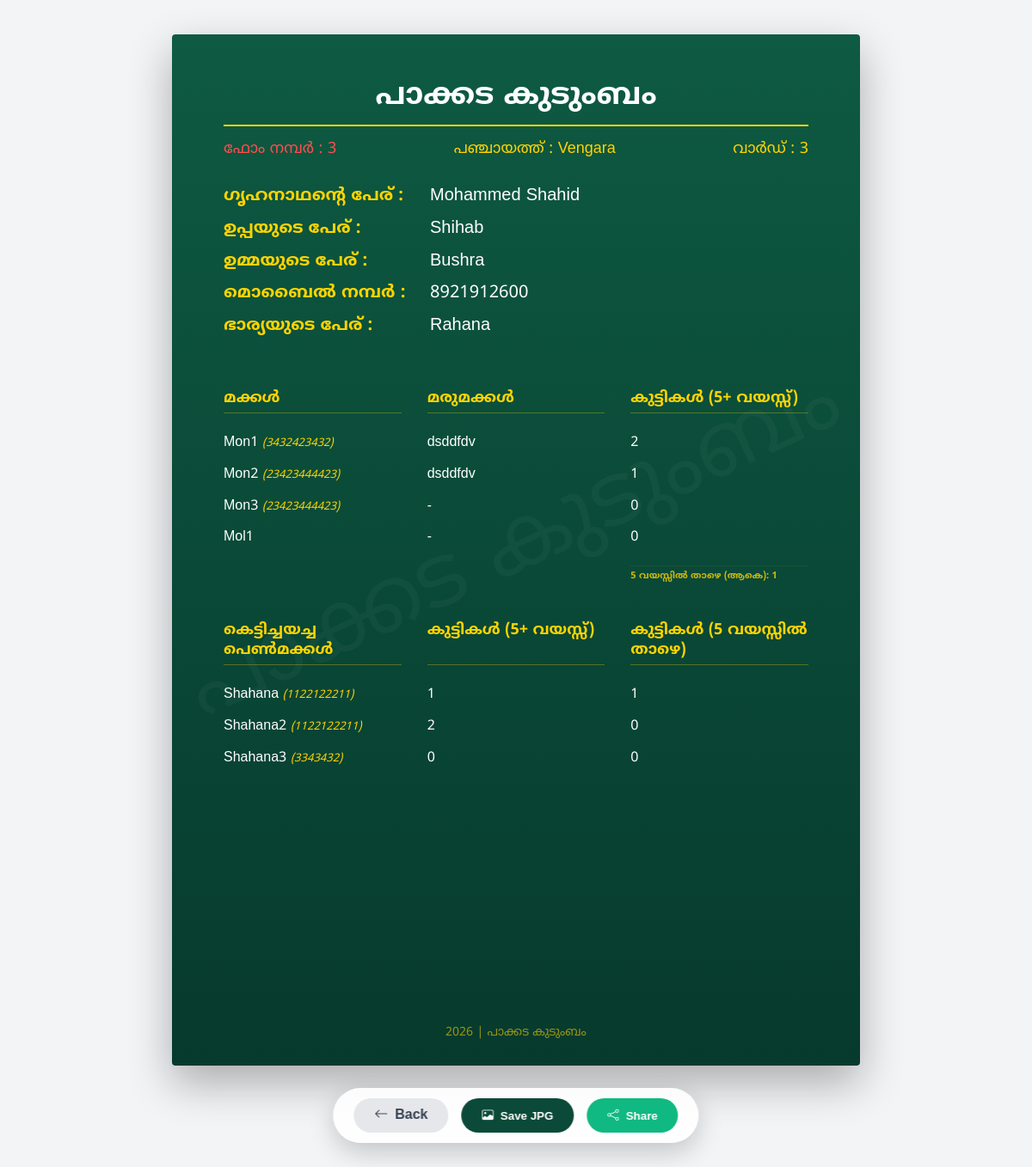
The page /5/poster/preview/ on the database its author committed.
### family/models.py (models this page shows, shortened)
class Family(models.Model):
    created_at = models.DateTimeField(auto_now_add=True)
    family_json = models.JSONField()
    class Meta:
        verbose_name = 'Family'
        verbose_name_plural = 'Families'
        ordering = ['-created_at']

### family/views.py (the view)
# urls.py: path('<int:pk>/poster/preview/', views.PosterPreview.as_view(), name='poster_preview'),
class PosterPreview(DetailView):
    model = Family
    template_name = 'family/poster_preview.html'
    context_object_name = 'family'
    def get_context_data(self, **kwargs):
        context = super().get_context_data(**kwargs)
        data = self.object.family_json
        context['family_name'] = data.get('ഗൃഹനാഥന്റെ പേര്', 'Unknown')
        context['form_no'] = data.get('ഫോം നമ്പർ', '')
        total_makkal_below_5 = 0
        makkal_list = data.get('മക്കളുടെ വിവരം', [])
        for m in makkal_list:
            inner_child_data = m.get('കുട്ടികൾ', {})
            count = inner_child_data.get('5 വയസിനു താഴെ', 0)
            try:
                total_makkal_below_5 += int(count)
            except (ValueError, TypeError):
                pass
        context['total_makkal_below_5'] = total_makkal_below_5
        total_sisters_below_5 = 0
        sisters_list = data.get('സഹോദരിമാരുടെ വിവരങ്ങൾ', [])
        for s in sisters_list:
            inner_child_data = s.get('കുട്ടികൾ', {})
            count = inner_child_data.get('5 വയസിനു താഴെ', 0)
            try:
                total_sisters_below_5 += int(count)
            except (ValueError, TypeError):
                pass
        context['total_sisters_below_5'] = total_sisters_below_5
        return context

### family/templatetags/family_filters.py (called while the page is built)
@register.filter(name='get_value')
def get_value(dictionary, key):
    if not isinstance(dictionary, dict):
        return ''
    return dictionary.get(key, '')

### family/templates/family/poster_preview.html (shortened to what this page needs)
{% load family_filters %}
<!DOCTYPE html>
<html lang="ml">
<head>
    <link href="https://cdn.jsdelivr.net/npm/bootstrap-icons@1.11.3/font/bootstrap-icons.min.css" rel="stylesheet">
</head>
<body>
    <div class="poster" id="poster-element">
        <h1 class="header-title">പാക്കട കുടുംബം</h1>
        <div class="meta-row">
            <div class="meta-form-no">ഫോം നമ്പർ : {{ form_no }}</div>
            <div>പഞ്ചായത്ത്‌ : {{ family.family_json|get_value:"പഞ്ചായത്ത്" }}</div>
            <div>വാർഡ് : {{ family.family_json|get_value:"വാർഡ്" }}</div>
        </div>
        <div class="info-row">
            <span class="info-label">ഗൃഹനാഥന്റെ പേര് :</span>
            <span class="info-value">{{ family.family_json|get_value:"ഗൃഹനാഥന്റെ പേര്" }}</span>
        </div>
        <div class="info-row">
            <span class="info-label">ഉപ്പയുടെ പേര് :</span>
            <span class="info-value">{{ family.family_json|get_value:"ഉപ്പയുടെ പേര്"|default:"-" }}</span>
        </div>
        <div class="info-row">
            <span class="info-label">ഉമ്മയുടെ പേര് :</span>
            <span class="info-value">{{ family.family_json|get_value:"ഉമ്മയുടെ പേര്"|default:"-" }}</span>
        </div>
        <div class="info-row">
            <span class="info-label">മൊബൈൽ നമ്പർ :</span>
            <span class="info-value">{{ family.family_json|get_value:"മൊബൈൽ നമ്പർ" }}</span>
        </div>
        <div class="info-row">
            <span class="info-label">ഭാര്യയുടെ പേര് :</span>
            <span class="info-value">{{ family.family_json|get_value:"ഭാര്യയുടെ പേര്"|default:"-" }}</span>
        </div>
        <div class="sections-grid">
            <div class="section-title">മക്കൾ</div>
            <div class="section-title">മരുമക്കൾ</div>
            <div class="section-title">കുട്ടികൾ (5+ വയസ്സ്)</div>
        </div>
        {% for child in family.family_json|get_value:"മക്കളുടെ വിവരം" %}
        <div class="data-row">
            <div class="members-list">
                {{ child|get_value:"പേര്" }}
                {% if child|get_value:"മൊബൈൽ നമ്പർ" %}
                    <span class="mobile-highlight">({{ child|get_value:"മൊബൈൽ നമ്പർ" }})</span>
                {% endif %}
            </div>
            <div class="members-list">
                {{ child|get_value:"ഭാര്യയുടെ പേര്"|default:"-" }}
            </div>
            <div class="members-list">
                {{ child|get_value:"കുട്ടികൾ"|get_value:"5 വയസിനു മുകളിൽ"|default:0 }}
            </div>
        </div>
        {% endfor %}
        <div class="data-row">
            <div class="section-subtitle">
                5 വയസ്സിൽ താഴെ (ആകെ): {{ total_makkal_below_5 }}
            </div>
        </div>
        <div class="sections-grid" style="margin-top: 40px;">
            <div class="section-title">കെട്ടിച്ചയച്ച പെൺമക്കൾ</div>
            <div class="section-title">കുട്ടികൾ (5+ വയസ്സ്)</div>
            <div class="section-title">കുട്ടികൾ (5 വയസ്സിൽ താഴെ)</div>
        </div>
        {% for sister in family.family_json|get_value:"സഹോദരിമാരുടെ വിവരങ്ങൾ" %}
        <div class="data-row">
            <div class="members-list">
                {{ sister|get_value:"സഹോദരിയുടെ പേര്" }}
                {% if sister|get_value:"മൊബൈൽ നമ്പർ" %}
                    <span class="mobile-highlight">({{ sister|get_value:"മൊബൈൽ നമ്പർ" }})</span>
                {% endif %}
            </div>
            <div class="members-list text-center">
                {{ sister|get_value:"കുട്ടികൾ"|get_value:"5 വയസിനു മുകളിൽ"|default:0 }}
            </div>
            <div class="members-list text-center">
                {{ sister|get_value:"കുട്ടികൾ"|get_value:"5 വയസിനു താഴെ"|default:0 }}
            </div>
        </div>
        {% endfor %}
        <div style="position: absolute; bottom: 30px; left: 0; right: 0; text-align: center; font-size: 14px; opacity: 0.6; color: #ffd100;">
            2026 | പാക്കട കുടുംബം
        </div>
    </div>
    <div class="action-bar">
        <a href="{% url 'family:detail' family.pk %}" class="btn-action btn-back">
            <i class="bi bi-arrow-left"></i> Back
        </a>
        <button id="save-btn" class="btn-action btn-save">
            <i class="bi bi-image"></i> Save JPG
        </button>
        <button id="share-btn" class="btn-action btn-share">
            <i class="bi bi-share"></i> Share
        </button>
    </div>
</body>
</html>

### family/templates/family/poster_preview.html (style rules this page uses)
body { margin: 0; background: #f3f4f6; display: flex; flex-direction: column; align-items: center; font-family: 'Noto Sans Malayalam', sans-serif; padding: 40px 0 120px 0; }
.poster { width: 800px; min-height: 1200px; background: linear-gradient(180deg, #0e5a42, #063a2d); color: white; padding: 50px 60px; box-sizing: border-box; position: relative; overflow: hidden; box-shadow: 0 20px 50px rgba(0,0,0,0.3); border-radius: 4px; }
.poster::after { content: "പാക്കട കുടുംബം"; position: absolute; top: 50%; left: 50%; transform: translate(-50%, -50%) rotate(-25deg); font-size: 100px; color: rgba(255, 255, 255, 0.034); white-space: nowrap; pointer-events: none; }
.poster:before { content: ""; position: absolute; top: 0; left: 0; right: 0; bottom: 0; opacity: 0.12; pointer-events: none; background-image: repeating-linear-gradient(0deg, rgba(255, 255, 255, 0.02) 0px, rgba(0, 0, 0, 0.02) 2px, transparent 3px); z-index: 10; }
.header-title { text-align: center; font-size: 36px; margin-top: 0; margin-bottom: 15px; border-bottom: 2px solid #ffd400; padding-bottom: 10px; font-weight: 700; }
.meta-row { display: flex; justify-content: space-between; color: #ffd400; font-size: 18px; margin-bottom: 30px; font-weight: 500; }
.meta-form-no { color: #ff4d4d; }
.info-row { display: grid; grid-template-columns: 240px 1fr; align-items: baseline; margin-bottom: 12px; }
.info-label { color: #ffd400; font-size: 20px; font-weight: 600; }
.info-value { font-size: 20px; font-weight: 500; }
.sections-grid { display: grid; grid-template-columns: 1fr 1fr 1fr; column-gap: 30px; margin-top: 60px; }
.data-row { display: grid; grid-template-columns: 1fr 1fr 1fr; column-gap: 30px; margin-bottom: 8px; align-items: baseline; }
.section-title { color: #ffd400; font-size: 18px; margin-bottom: 20px; border-bottom: 1px solid rgba(255,212,0,0.3); padding-bottom: 5px; font-weight: 600; }
.section-subtitle { color: #ffd400; font-size: 11px; font-weight: 600; margin-top: 10px; margin-bottom: 5px; opacity: 0.8; line-height: 1.2; border-top: 1px solid rgba(255,212,0,0.1); padding-top: 5px; }
.members-list { font-size: 16px; line-height: 1.8; font-weight: 400; }
.mobile-highlight { color: #ffd400; font-size: 13px; font-style: italic; }
.action-bar { position: fixed; bottom: 30px; left: 50%; transform: translateX(-50%); background: rgba(255, 255, 255, 0.9); backdrop-filter: blur(10px); padding: 12px 24px; border-radius: 50px; box-shadow: 0 10px 30px rgba(0,0,0,0.2); display: flex; gap: 15px; z-index: 1000; }
.btn-action { display: flex; align-items: center; gap: 8px; font-weight: 600; padding: 10px 24px; border-radius: 30px; transition: all 0.2s; border: none; cursor: pointer; text-decoration: none; }
.btn-back { background: #e5e7eb; color: #374151; }
.btn-save { background: #0b4a38; color: white; }
.btn-share { background: #10b981; color: white; }

### rows shown on the page
Family: family_json|get_value "Vengara", family_json|get_value "3", family_json|get_value "Mohammed Shahid", family_json|get_value "Shihab", family_json|get_value "Bushra", family_json|get_value "8921912600", family_json|get_value "Rahana"

### other values the page prints
{{ child|get_value:"പേര്" }} "Mon1" "Mon2" "Mon3" "Mol1"
{{ child|get_value:"മൊബൈൽ നമ്പർ" }} "3432423432" "23423444423" "23423444423"
{{ child|get_value:"ഭാര്യയുടെ പേര്"|default:"-" }} "dsddfdv" "dsddfdv" "-" "-"
{{ child|get_value:"കുട്ടികൾ"|get_value:"5 വയസിനു മുകളിൽ"|default:0 }} "2" "1" "0" "0"
{{ total_makkal_below_5 }} "1"
{{ sister|get_value:"സഹോദരിയുടെ പേര്" }} "Shahana" "Shahana2" "Shahana3"
{{ sister|get_value:"മൊബൈൽ നമ്പർ" }} "1122122211" "1122122211" "3343432"
{{ sister|get_value:"കുട്ടികൾ"|get_value:"5 വയസിനു മുകളിൽ"|default:0 }} "1" "2" "0"
{{ sister|get_value:"കുട്ടികൾ"|get_value:"5 വയസിനു താഴെ"|default:0 }} "1" "0" "0"
